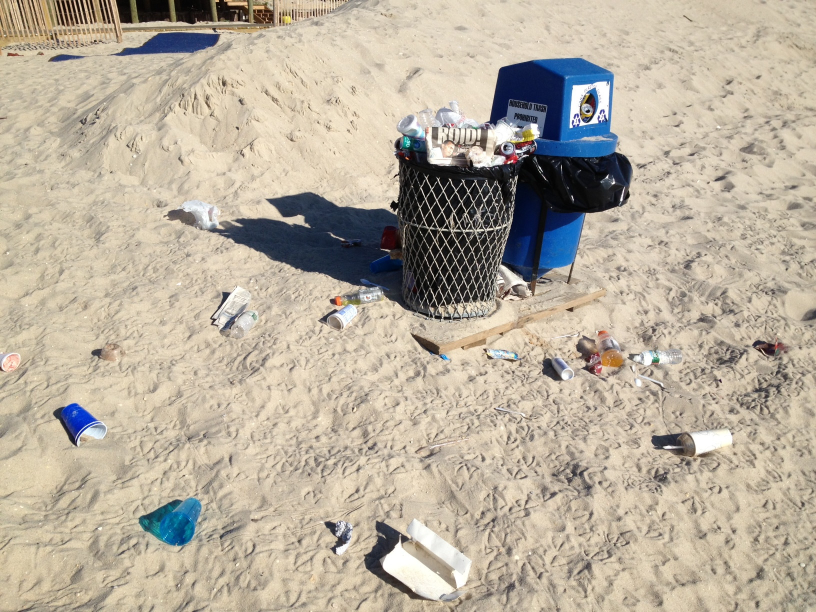
#> input picture src/test_image5.jpg, 1632 x 1224 px (shown at 1/2 size)
$ python finding-lines.py   (older library calls are emulated)
#> lines starting #> are read from the running program, lines starting #| are printed output that depends on the picture; after the words box and inside, x2 and y2 are one past the last pixel; in counts of white or black regions, pixels touching at a corner belong together
### src/centroid.py
import numpy as np
def getCentroid(points = []):
    sumX = 0
    sumY = 0
    for i in points:

            sumX += i[0][0]
            sumY += i[0][1]

    return (int(sumX/len(points)),int(sumY/len(points)))

# [41 lines left out: functions getdistance, getalldistance, not called in this run]


### src/finding-lines.py
import cv2
import numpy as np
import matplotlib.pyplot as plt
import mahotas
from centroid import getCentroid


def regionOfInterst(image):
    height = image.shape[0]
    polygons = np.array([
        [(200,height),(1100,height),(550,250)]
    ])
    mask = np.zeros_like(image)
    print (mask)
    print (polygons)
    cv2.fillPoly(mask,polygons,255)
    maskedImage = cv2.bitwise_and(image,mask)
    return maskedImage

def escreve(img, texto, cor=(255,0,0)):
    fonte = cv2.FONT_HERSHEY_SIMPLEX
    cv2.putText(img, texto, (10,20), fonte, 0.5, cor, 0, cv2.LINE_AA)


image = cv2.imread("test_image5.jpg") #ler a imagem
#> image is the input picture: shape (1224, 1632, 3); mean B, G, R 158, 174.5, 184.8
laneImage= np.copy(image)
cv2.imshow('result',image)
cv2.waitKey(0)
gray = cv2.cvtColor(laneImage, cv2.COLOR_RGB2GRAY)
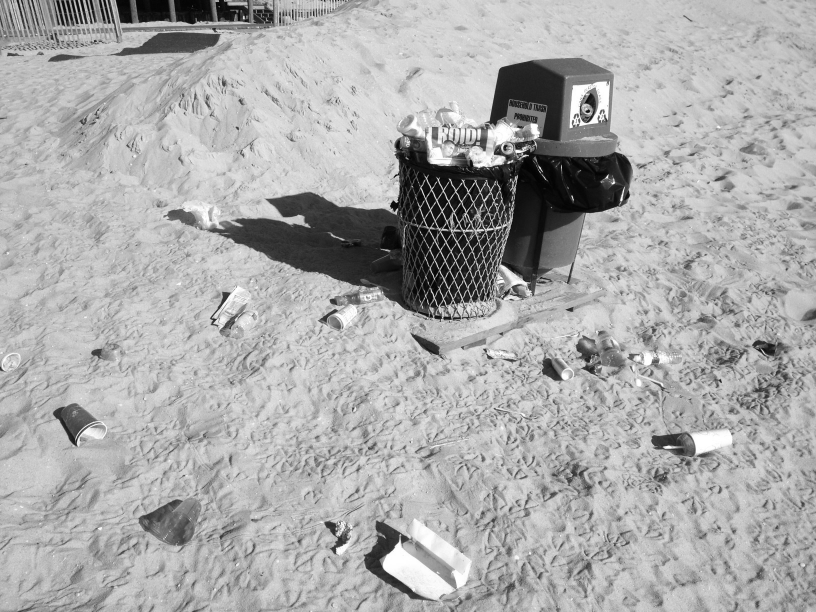
#> gray: shape (1224, 1632) (shown at 1/2 size); min 0, max 255, mean 170.8
cv2.imshow('result',gray)
cv2.waitKey(0)
blur = cv2.GaussianBlur(gray,(5,5),0)
cv2.imshow('blur',blur)
gaus = cv2.adaptiveThreshold(blur, 125, cv2.ADAPTIVE_THRESH_GAUSSIAN_C, cv2.THRESH_BINARY_INV, 91, 15)
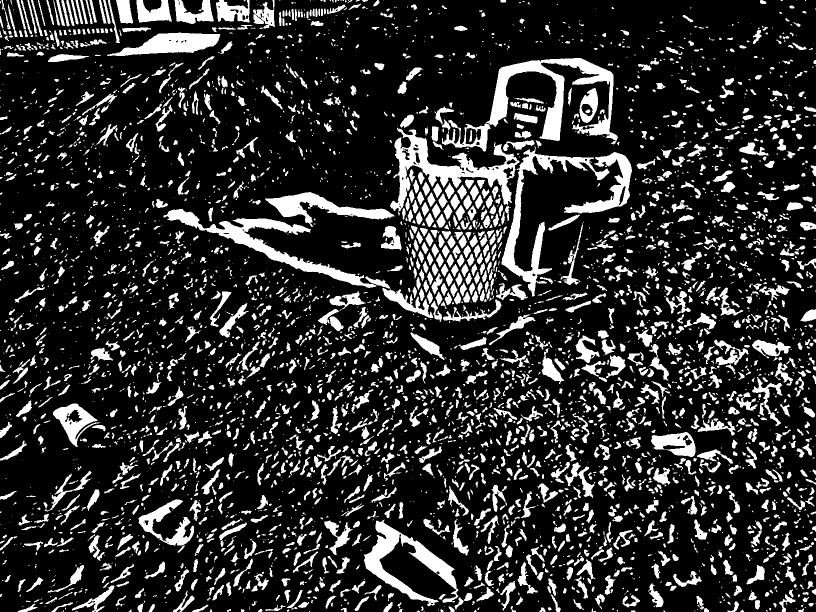
#> gaus: shape (1224, 1632) (shown at 1/2 size); values 0 (black) and 125 (white), 18.1% white; 4514 white regions (2284 under 20 px), largest, box (x1, y1, x2, y2) and area: (972, 116, 1236, 289) 13105, (780, 255, 1039, 431) 11577, (327, 418, 753, 576) 10600
cv2.imshow('gaus',gaus)
cv2.waitKey(0)


T = mahotas.thresholding.otsu(blur)
#> T = 123
bin = blur.copy()
bin[bin > T] = 255
bin[bin < 255] = 0
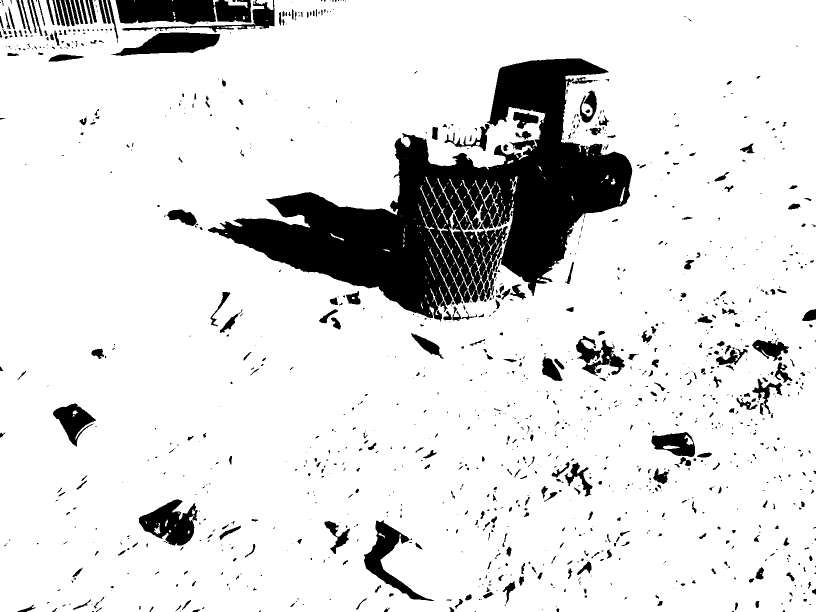
#> bin: shape (1224, 1632) (shown at 1/2 size); 87.2% white; 1197 black regions (791 under 20 px), largest, box (x1, y1, x2, y2) and area: (416, 117, 1265, 643) 164888, (231, 0, 503, 49) 11104, (277, 999, 395, 1091) 6116
bin = cv2.bitwise_not(bin)
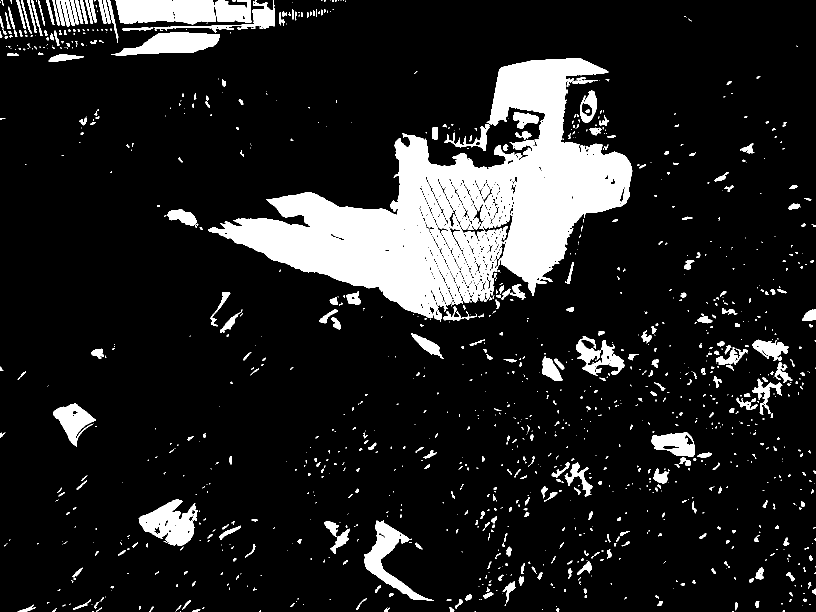
#> bin: shape (1224, 1632) (shown at 1/2 size); 12.8% white; 1197 white regions (791 under 20 px), largest, box (x1, y1, x2, y2) and area: (416, 117, 1265, 643) 164888, (231, 0, 503, 49) 11104, (277, 999, 395, 1091) 6116

cv2.waitKey(0)
canny = cv2.Canny(bin,50,150)
#> canny: shape (1224, 1632); 2% white in thin lines or dots
cv2.imshow('canny',canny)
cv2.waitKey(0)
maskedImage = cv2.bitwise_and(gaus,canny)
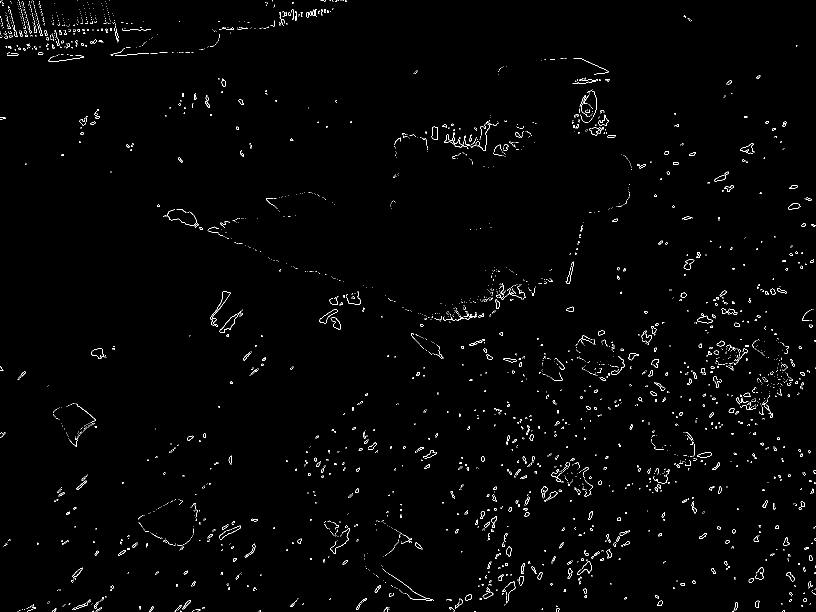
#> maskedImage: shape (1224, 1632) (shown at 1/2 size); values 0 (black) and 125 (white), 1.2% white in thin lines or dots
cv2.imshow('maskedImage',maskedImage)
cv2.waitKey(0)


(lx, objetos, lx) = cv2.findContours(maskedImage.copy(), cv2.RETR_EXTERNAL, cv2.CHAIN_APPROX_SIMPLE)
#> objetos = 3068 contours, 2936 with area under 20; largest, box (x1, y1, x2, y2) and area: (638, 618, 676, 647) 326, (1394, 631, 1425, 647) 263, (863, 253, 876, 280) 253, (661, 634, 682, 659) 252, (1394, 904, 1424, 915) 195
#objetos  contem um vetor de vetor de pontos para formar o contorno
imgC2 = image.copy()
for i in objetos:

    cv2.circle(imgC2, getCentroid(i), 5, (0, 255, 0),5)
#> this loop made 3068 passes
#> i on passes 1, 3, 4: [[194, 1223]], [[521, 1222], [520, 1223]], [[36, 1222], [35, 1223]]
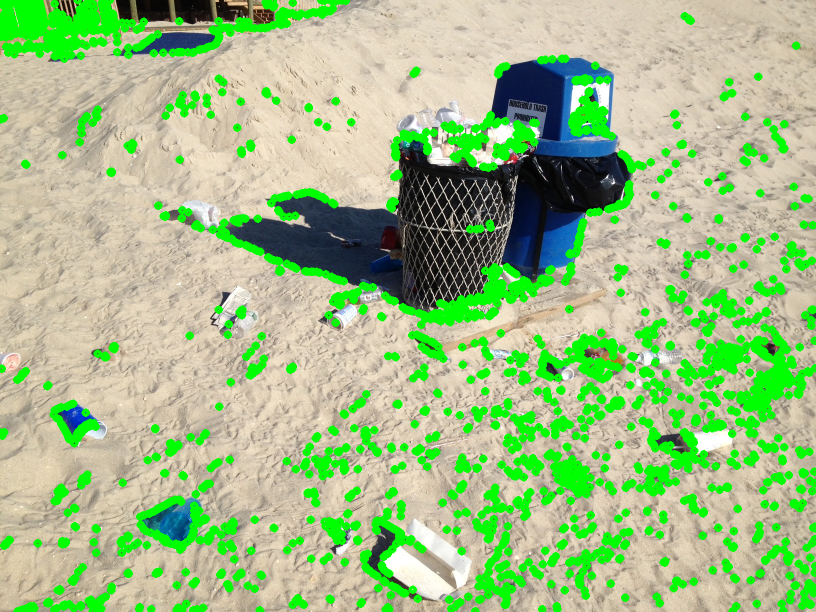
#> imgC2: shape (1224, 1632, 3) (shown at 1/2 size); 15.81% of pixels changed, all inside (x1, y1, x2, y2) = (0, 0, 1632, 1224)


cv2.imshow("Imagem Original", image)
cv2.drawContours(imgC2, objetos, -1, (255, 0, 0), 2)
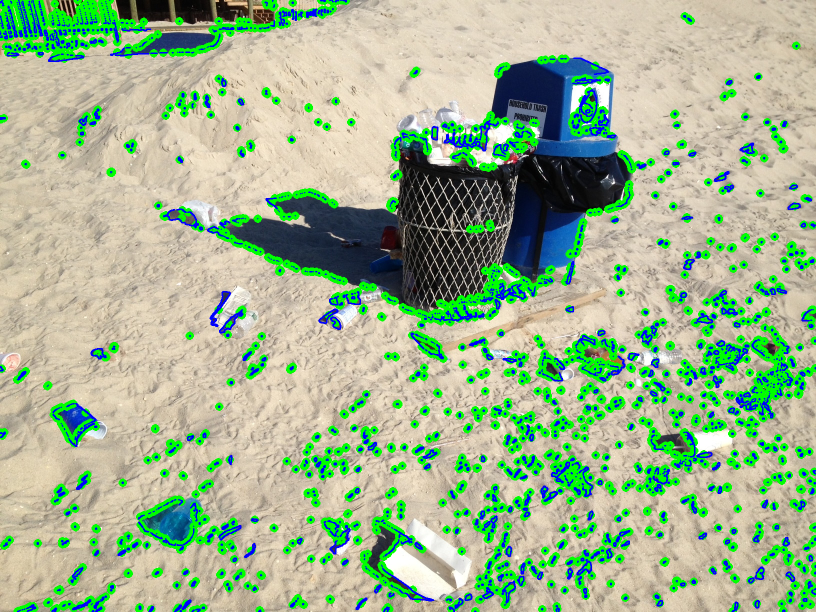
#> imgC2: shape (1224, 1632, 3) (shown at 1/2 size); 4.09% of pixels changed, all inside (x1, y1, x2, y2) = (0, 0, 1632, 1224)
escreve(imgC2, str(len(objetos))+" objetos encontrados!")
#> in escreve, `fonte = cv2.FONT_HERSHEY_SIMPLEX`: fonte = 0
cv2.imshow("Resultado", imgC2)

cv2.waitKey(0)
